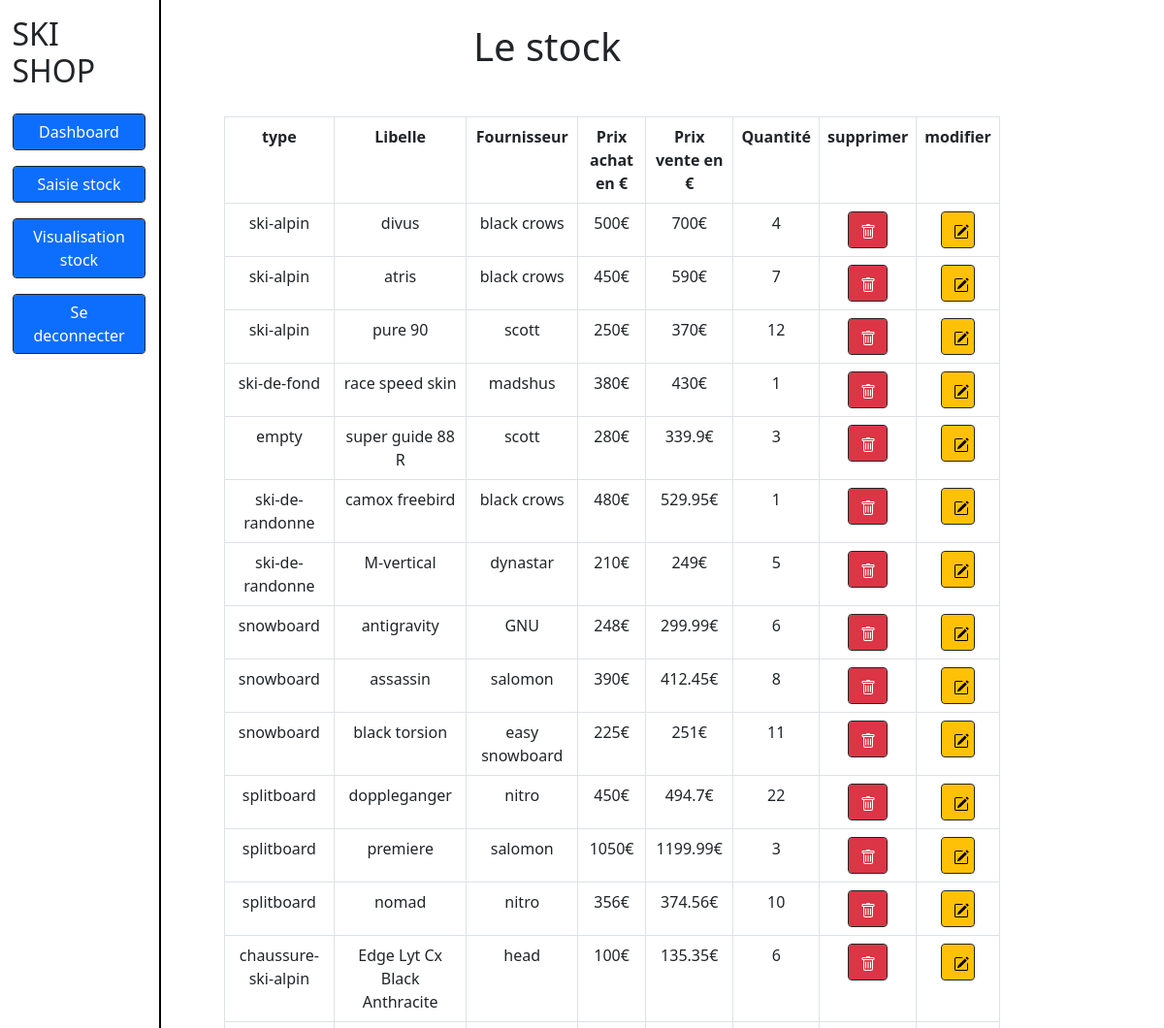
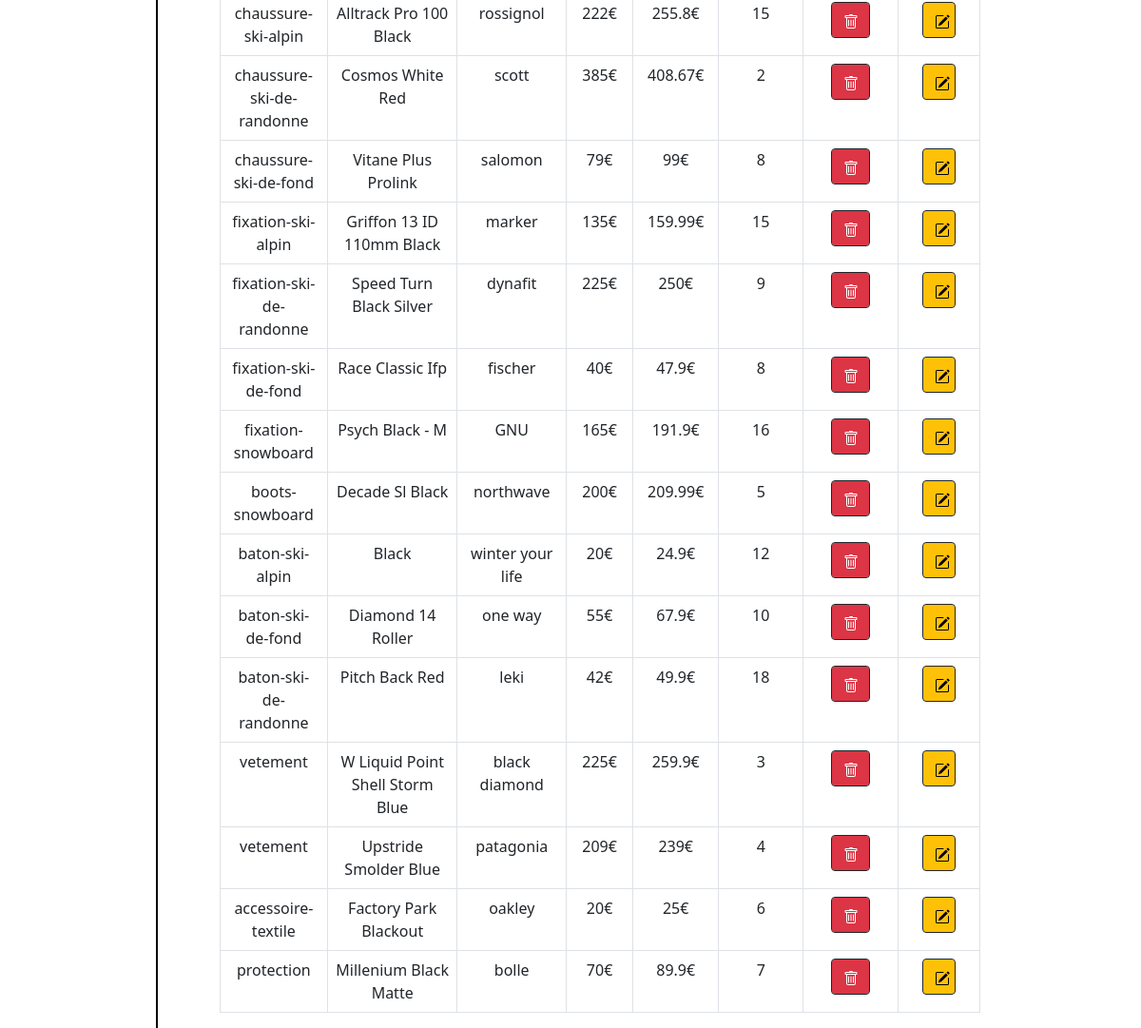
The page /stock-visualization.php on the database its author committed (2 pictures, top to bottom).
### tables this page shows
CREATE TABLE `stock` (
  `id` int(11) NOT NULL,
  `data` varchar(255) NOT NULL
);

### function-import-data-stock.php (called while the page is built)
<?php
function import_data_stock()
{
    $pdo = new PDO("mysql:host=localhost;dbname=projet-bootcamp;port=3306", "root", "");
    $stmt = $pdo->prepare("SELECT * FROM stock");
    $stmt->execute();
    return $stmt;
}
?>

### stock.php (called while the page is built, shortened)
<?php
class Stock {
    public String $type;
    public String $name;
    public String $supplier;
    public Float $buying_price;
    public Float $selling_price;
    public Int $quantity_stock;
    public function getType(): String
    {
        return $this->type;
    }
    public function getName(): String
    {
        return $this->name;
    }
    public function getSupplier(): String
    {
        return $this->supplier;
    }
    public function getBuying_price(): Float
    {
        return $this->buying_price;
    }
    public function getSelling_price(): Float
    {
        return $this->selling_price;
    }
    public function getQuantity_stock(): Int
    {
        return $this->quantity_stock;
    }
}
?>

### stock-visualization.php (the view, shortened to what this page needs)
<!doctype html>
<html lang="fr">
<head>
  <link href="https://cdn.jsdelivr.net/npm/bootstrap@5.1.3/dist/css/bootstrap.min.css" rel="stylesheet">
</head>
<body>
<div class="d-flex">
  <div>
    <?php
      require 'menu-admin.php';
    ?>
  </div>
  <div class="col-8">
    <h1 class="text-center mt-4">Le stock</h1>
    <?php
    require 'stock.php';
    require 'function-import-data-stock.php';
    $stmt = import_data_stock();
    ?>
    <div class="col-12 offset-1 mt-5">
        <table class="table table-bordered">
            <tr>
              <th class="text-center">type</th>
                <th class="text-center">Libelle</th>
                <th class="text-center">Fournisseur</th>
                <th class="text-center">Prix achat en €</th>
                <th class="text-center">Prix vente en €</th>
                <th class="text-center">Quantité</th>
                <th class="text-center">supprimer</th>
                <th class="text-center">modifier</th>
            </tr>
            <?php
                    while($row = $stmt->fetch(PDO::FETCH_ASSOC))
                    {
                        $stock = unserialize($row['data']);
            ?>
                        <tr>
                          <td class="text-center"><?php echo $stock->getType();?></td>
                            <td class="text-center"><?php echo $stock->getName();?></td>
                            <td class="text-center"><?php echo $stock->getSupplier();?></td>
                            <td class="text-center"><?php echo $stock->getBuying_price();?>€</td>
                            <td class="text-center"><?php echo $stock->getSelling_price();?>€</td>
                            <td class="text-center"><?php echo $stock->getQuantity_stock();?></td>
                            <td><div class="offset-3 col-6"><a class="text-white"href="delete-stock.php?id=<?php echo $row['id'] ?>"><button type="submit" class="form-control btn btn-danger border-dark" name="supprimer"></button></a></div></td>
                            <td><div class="offset-3 col-6"><a class="text-white"href="edit-stock.php?id=<?php echo $row['id'] ?>"><button type="submit" class="form-control btn btn-warning border-dark" name="editer"></button></a></div></td>
                        </tr>
            <?php
                    }
            ?>
        </table>
    </div>
    </div>
</div>
</body>
</html>

### menu-admin.php (shortened to what this page needs)
<!doctype html>
<html lang="fr">
<head>
  <link href="https://cdn.jsdelivr.net/npm/bootstrap@5.1.3/dist/css/bootstrap.min.css" rel="stylesheet">
  <link href="style.css" rel="stylesheet">
</head>
<body>
<div class="d-flex">
    <div class="">
        <div>
            <h2 class="mt-3 offset-1">SKI SHOP</h2>
        </div>
        <div class="mt-4 offset-1">
            <a class="text-white text-decoration-none" href="dashboard-admin.php"><button type="submit" class="form-control btn btn-primary border-dark text-center">Dashboard</button></a>
        </div>
        <div class="mt-3 offset-1">
            <a class="text-white text-decoration-none" href="stock-entry.php"><button type="submit" class="form-control btn btn-primary border-dark text-center">Saisie stock</button></a>
        </div>
        <div class="mt-3 offset-1">
            <a class="text-white text-decoration-none" href="stock-visualization.php"><button type="submit" class="form-control btn btn-primary border-dark text-center">Visualisation stock</button></a>
        </div>
        <div class="mt-3 offset-1">
            <a class="text-white text-decoration-none" href="logout.php"><button type="submit" class="form-control btn btn-primary border-dark text-center">Se deconnecter</button></a>
        </div>
    </div>
    <div class="offset-1">
    <span class="vertical-line"></span>
    </div>
</div>
</body>
</html>

### style.css (style rules this page uses)
.vertical-line { border-left: 2px solid #000; position: absolute; display: inline-block; height: 100%; }

### rows shown on the page
stock: Type "ski-alpin", Name "divus", Supplier "black crows", Buying_price "500", Selling_price "700", Quantity_stock "4"
stock: Type "ski-alpin", Name "atris", Supplier "black crows", Buying_price "450", Selling_price "590", Quantity_stock "7"
stock: Type "ski-alpin", Name "pure 90", Supplier "scott", Buying_price "250", Selling_price "370", Quantity_stock "12"
stock: Type "ski-de-fond", Name "race speed skin", Supplier "madshus", Buying_price "380", Selling_price "430", Quantity_stock "1"
stock: Type "empty", Name "super guide 88 R", Supplier "scott", Buying_price "280", Selling_price "339.9", Quantity_stock "3"
stock: Type "ski-de-randonne", Name "camox freebird", Supplier "black crows", Buying_price "480", Selling_price "529.95", Quantity_stock "1"
stock: Type "ski-de-randonne", Name "M-vertical", Supplier "dynastar", Buying_price "210", Selling_price "249", Quantity_stock "5"
stock: Type "snowboard", Name "antigravity", Supplier "GNU", Buying_price "248", Selling_price "299.99", Quantity_stock "6"
stock: Type "snowboard", Name "assassin", Supplier "salomon", Buying_price "390", Selling_price "412.45", Quantity_stock "8"
stock: Type "snowboard", Name "black torsion", Supplier "easy snowboard", Buying_price "225", Selling_price "251", Quantity_stock "11"
stock: Type "splitboard", Name "doppleganger", Supplier "nitro", Buying_price "450", Selling_price "494.7", Quantity_stock "22"
stock: Type "splitboard", Name "premiere", Supplier "salomon", Buying_price "1050", Selling_price "1199.99", Quantity_stock "3"
stock: Type "splitboard", Name "nomad", Supplier "nitro", Buying_price "356", Selling_price "374.56", Quantity_stock "10"
stock: Type "chaussure-ski-alpin", Name "Edge Lyt Cx Black Anthracite", Supplier "head", Buying_price "100", Selling_price "135.35", Quantity_stock "6"
stock: Type "chaussure-ski-alpin", Name "Alltrack Pro 100 Black", Supplier "rossignol", Buying_price "222", Selling_price "255.8", Quantity_stock "15"
stock: Type "chaussure-ski-de-randonne", Name "Cosmos White Red", Supplier "scott", Buying_price "385", Selling_price "408.67", Quantity_stock "2"
stock: Type "chaussure-ski-de-fond", Name "Vitane Plus Prolink", Supplier "salomon", Buying_price "79", Selling_price "99", Quantity_stock "8"
stock: Type "fixation-ski-alpin", Name "Griffon 13 ID 110mm Black", Supplier "marker", Buying_price "135", Selling_price "159.99", Quantity_stock "15"
stock: Type "fixation-ski-de-randonne", Name "Speed Turn Black Silver", Supplier "dynafit", Buying_price "225", Selling_price "250", Quantity_stock "9"
stock: Type "fixation-ski-de-fond", Name "Race Classic Ifp", Supplier "fischer", Buying_price "40", Selling_price "47.9", Quantity_stock "8"
stock: Type "fixation-snowboard", Name "Psych Black - M", Supplier "GNU", Buying_price "165", Selling_price "191.9", Quantity_stock "16"
stock: Type "boots-snowboard", Name "Decade Sl Black", Supplier "northwave", Buying_price "200", Selling_price "209.99", Quantity_stock "5"
stock: Type "baton-ski-alpin", Name "Black", Supplier "winter your life", Buying_price "20", Selling_price "24.9", Quantity_stock "12"
stock: Type "baton-ski-de-fond", Name "Diamond 14 Roller", Supplier "one way", Buying_price "55", Selling_price "67.9", Quantity_stock "10"
stock: Type "baton-ski-de-randonne", Name "Pitch Back Red", Supplier "leki", Buying_price "42", Selling_price "49.9", Quantity_stock "18"
stock: Type "vetement", Name "W Liquid Point Shell Storm Blue", Supplier "black diamond", Buying_price "225", Selling_price "259.9", Quantity_stock "3"
stock: Type "vetement", Name "Upstride Smolder Blue", Supplier "patagonia", Buying_price "209", Selling_price "239", Quantity_stock "4"
stock: Type "accessoire-textile", Name "Factory Park Blackout", Supplier "oakley", Buying_price "20", Selling_price "25", Quantity_stock "6"
stock: Type "protection", Name "Millenium Black Matte", Supplier "bolle", Buying_price "70", Selling_price "89.9", Quantity_stock "7"
